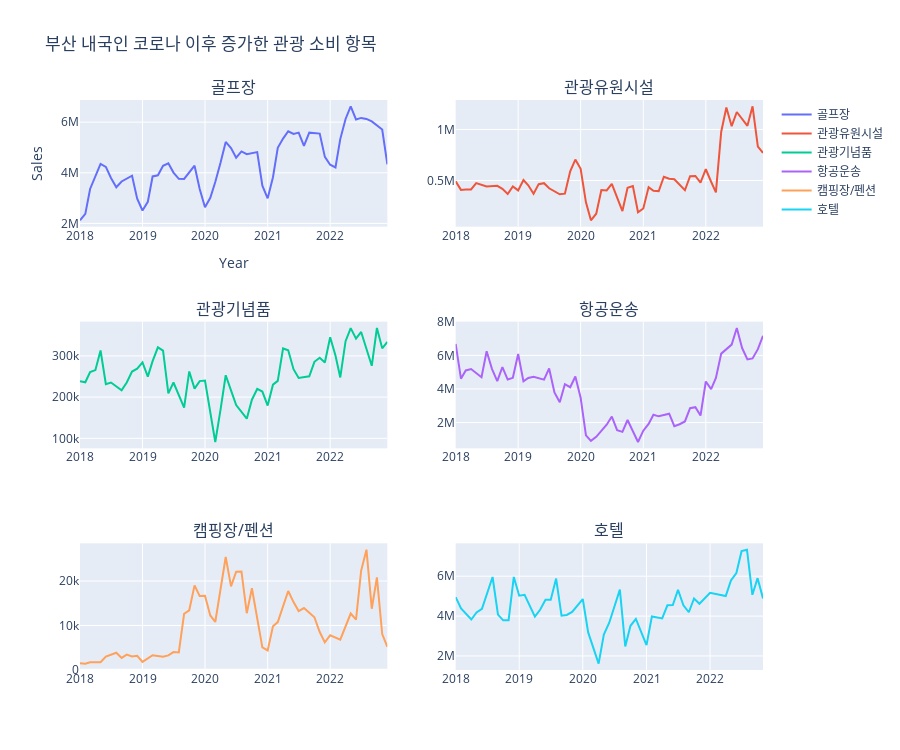

Notebook code cell kept with this figure:
### Code cell
from plotly.subplots import make_subplots

# 중분류 컬럼에서 고유한 값들을 추출하여 category 리스트에 저장
category = card_data_year_filtered['중분류'].unique().tolist()

# 그래프 객체 생성
fig = make_subplots(rows=3, cols=2, subplot_titles=category)

# 각 중분류에 대하여 그래프를 추가
for i, cat in enumerate(category):
    # 중분류가 cat인 행들만 선택하여 그래프에 추가
    temp = card_data_year_filtered[card_data_year_filtered['중분류']==cat]
    row = i // 2 + 1  # 행 번호 계산
    col = i % 2 + 1  # 열 번호 계산
    fig.add_trace(go.Scatter(x=temp['기준년월'], y=temp['지출액'], mode='lines', name=cat), row=row, col=col)

# 그래프 레이아웃 설정
fig.update_layout(
    title='부산 내국인 코로나 이후 증가한 관광 소비 항목',
    xaxis_title='Year',
    yaxis_title='Sales',
    width=900,
    height=750,
    hovermode='x',
)

fig.show()
py.plot(fig, filename = 'consumption_incr_category', auto_open=True)
